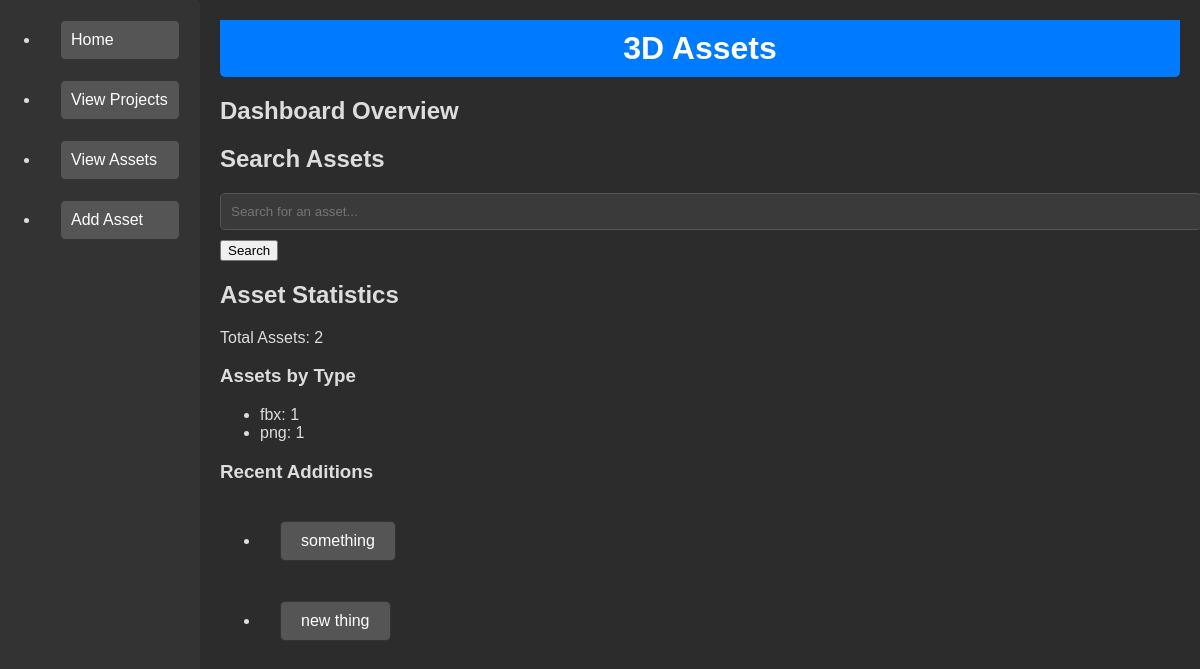
The page / on the database its author committed.
### tables this page shows
CREATE TABLE "Assets" (
    AssetID INTEGER PRIMARY KEY,
    AssetName TEXT NOT NULL,
    AssetType TEXT,
    CurrentVersion TEXT,
    LastModifiedDate TEXT,
    ResponsibleTeamMember TEXT,
    AssetStatus TEXT,
    SVNLink TEXT,
    Notes TEXT,
    ProjectID INTEGER,
    FOREIGN KEY (ProjectID) REFERENCES Projects(ProjectID) ON DELETE CASCADE
);

### app/routes.py (the view)
@app.route('/')
def index():
    db_path = os.path.join('Databases', '3d_project_database.db')
    db_path = os.path.join(os.path.dirname(__file__), db_path)
    conn = sqlite3.connect(db_path)
    cursor = conn.cursor()
    cursor.execute("SELECT COUNT(*) FROM Assets")
    total_assets = cursor.fetchone()[0]
    cursor.execute("SELECT AssetType, COUNT(*) FROM Assets GROUP BY AssetType")
    assets_by_type = cursor.fetchall()
    cursor.execute("SELECT * FROM Assets ORDER BY LastModifiedDate DESC LIMIT 5")
    recent_assets = cursor.fetchall()
    conn.close()
    return render_template('index.html', total_assets=total_assets, assets_by_type=assets_by_type, recent_assets=recent_assets)

### app/static/templates/index.html
{% extends "base.html" %}
{% block content %}
    <div>
        <h1>3D Assets</h1>
    </div>
    <h2>Dashboard Overview</h2>
    <h2>Search Assets</h2>
    <form action="{{ url_for('search_assets') }}" method="get">
        <input type="text" name="query" placeholder="Search for an asset...">
        <button type="submit">Search</button>
    </form>
    <h2>Asset Statistics</h2>
    <p>Total Assets: {{ total_assets }}</p>
    <h3>Assets by Type</h3>
    <ul>
        {% for asset_type, count in assets_by_type %}
            <li>{{ asset_type }}: {{ count }}</li>
        {% endfor %}
    </ul>
    <h3>Recent Additions</h3>
    <ul>
        {% for asset in recent_assets %}
        <li><a href="{{ url_for('view_asset', asset_id=asset[0]) }}">{{ asset[1] }}</a></li>
        {% endfor %}
    </ul>
{% endblock %}

### app/static/css/styles.css (style rules this page uses)
body { font-family: Arial, sans-serif; margin: 0; padding: 0; }
h1 { background-color: #007BFF; color: white; margin: 0; padding: 10px 0; text-align: center; }
h1 { border-radius: 0 0 5px 5px; }
a { background-color: #007BFF; border: 1px solid #0056b3; color: white; display: inline-block; margin: 20px; padding: 10px 20px; text-decoration: none; transition: background-color 0.3s; }
form input[type="text"] { display: block; margin: 10px 0; padding: 10px; width: 100%; }
body { background-color: #2c2c2c; color: #ddd; display: flex; flex-direction: row; }
a { background-color: #555; border-color: #333; }
form input[type="text"] { background-color: #3a3a3a; border: 1px solid #555; color: #ddd; }
a, form input[type="text"], form input[type="submit"] { border-radius: 5px; }

### rows shown on the page
Assets: AssetType "fbx", count "1", AssetName "something"
Assets: AssetType "png", CurrentVersion "1", AssetName "new thing"

### other values the page prints
{{ total_assets }} "2"
